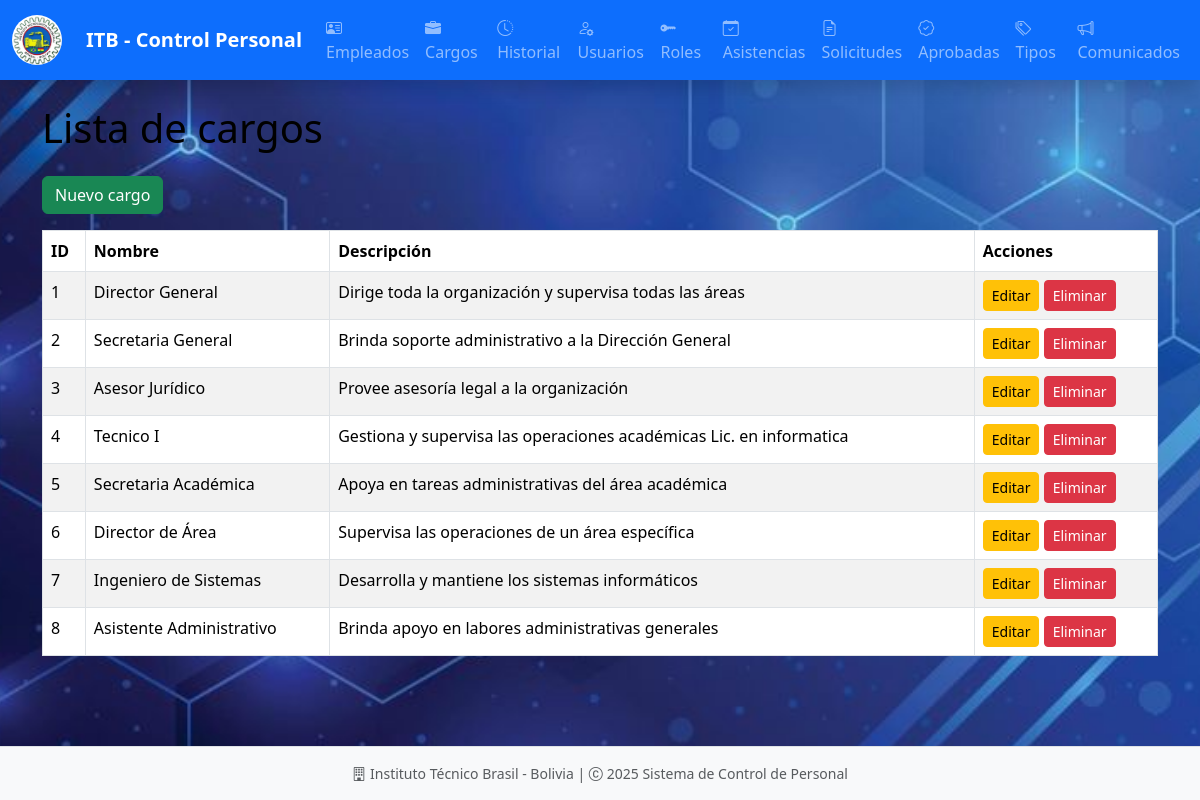
Page /cargos/ on the committed database.
### models/cargo_model.py (models this page shows, shortened)
class Cargo(db.Model):
    __tablename__ = "cargos"
    id = db.Column(db.Integer, primary_key=True)
    cargo = db.Column(db.String(80), nullable=False)
    descripcion = db.Column(db.Text)
    empleados = db.relationship('Empleado', back_populates='cargo')
    @staticmethod
    def get_all():
        return Cargo.query.all()

### controllers/cargo_controller.py (the view)
@cargo_bp.route('/')
def index():
    cargos = Cargo.get_all()
    return cargo_view.list(cargos)

### run.py (called while the page is built)
@app.context_processor
def inject_active_path():
    def is_active(path):
        return 'active' if request.path == path else ''
    return(dict(is_active = is_active))

### views/cargo_view.py (called while the page is built)
def list(cargos):
    return render_template("admin/cargos/index.html", cargos=cargos)

### templates/admin/cargos/index.html (shortened to what this page needs)
{% extends 'admin/base.html' %}
{% block content %}
<h1 class="mb-4">Lista de cargos</h1>
<a href="{{ url_for('cargo.create') }}" class="btn btn-success mb-3">Nuevo cargo</a>
<table class="table table-striped table-bordered table-hover">
    <thead class="thead-dark">
        <tr>
            <th>ID</th>
            <th>Nombre</th>
            <th>Descripción</th>
            <th>Acciones</th>
        </tr>
    </thead>
    <tbody>
        {% for item in cargos %}
        <tr>
            <td>{{ item.id }}</td>
            <td>{{ item.cargo }}</td>
            <td>{{ item.descripcion }}</td>
            <td>
                <a href="{{ url_for('cargo.edit', id=item.id) }}" class="btn btn-warning btn-sm">Editar</a>
                <a href="{{ url_for('cargo.delete', id=item.id) }}" class="btn btn-danger btn-sm ml-2">Eliminar</a>
            </td>
        </tr>
        {% endfor %}
    </tbody>
</table>
{% endblock %}

### static/style/style_admin.css (style rules this page uses)
:root { --primary-color: #0d6efd; --secondary-color: #6c757d; --success-color: #198754; --info-color: #0dcaf0; --warning-color: #ffc107; --danger-color: #dc3545; --light-color: #f8f9fa; --dark-color: #212529; }
body { font-family: 'Segoe UI', Tahoma, Geneva, Verdana, sans-serif; background-image: url('../images/background.jpg'); background-size: cover; background-repeat: no-repeat; background-attachment: fixed; background-position: center; color: #000000; }

### rows in the picture
Cargo: id "1", cargo "Director General", descripcion "Dirige toda la organización y supervisa todas las áreas"
Cargo: id "2", cargo "Secretaria General", descripcion "Brinda soporte administrativo a la Dirección General"
Cargo: id "3", cargo "Asesor Jurídico", descripcion "Provee asesoría legal a la organización"
Cargo: id "4", cargo "Tecnico I", descripcion "Gestiona y supervisa las operaciones académicas Lic. en informatica"
Cargo: id "5", cargo "Secretaria Académica", descripcion "Apoya en tareas administrativas del área académica"
Cargo: id "6", cargo "Director de Área", descripcion "Supervisa las operaciones de un área específica"
Cargo: id "7", cargo "Ingeniero de Sistemas", descripcion "Desarrolla y mantiene los sistemas informáticos"
Cargo: id "8", cargo "Asistente Administrativo", descripcion "Brinda apoyo en labores administrativas generales"
